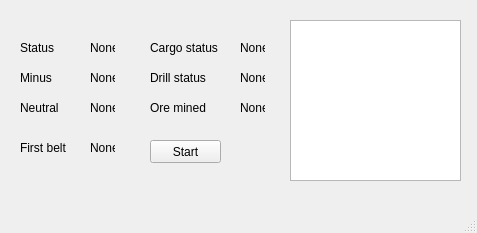
<?xml version="1.0" encoding="UTF-8"?>
<ui version="4.0">
 <class>MainWindow</class>
 <widget class="QMainWindow" name="MainWindow">
  <property name="geometry">
   <rect>
    <x>0</x>
    <y>0</y>
    <width>477</width>
    <height>233</height>
   </rect>
  </property>
  <property name="windowTitle">
   <string>MinerBot</string>
  </property>
  <widget class="QWidget" name="centralwidget">
   <widget class="QLabel" name="label_status">
    <property name="geometry">
     <rect>
      <x>20</x>
      <y>40</y>
      <width>41</width>
      <height>16</height>
     </rect>
    </property>
    <property name="text">
     <string>Status</string>
    </property>
   </widget>
   <widget class="QPushButton" name="start_button">
    <property name="geometry">
     <rect>
      <x>150</x>
      <y>140</y>
      <width>71</width>
      <height>23</height>
     </rect>
    </property>
    <property name="text">
     <string>Start</string>
    </property>
   </widget>
   <widget class="QLabel" name="status_info">
    <property name="geometry">
     <rect>
      <x>90</x>
      <y>40</y>
      <width>25</width>
      <height>16</height>
     </rect>
    </property>
    <property name="text">
     <string>None</string>
    </property>
   </widget>
   <widget class="QLabel" name="minus_info">
    <property name="geometry">
     <rect>
      <x>90</x>
      <y>70</y>
      <width>25</width>
      <height>16</height>
     </rect>
    </property>
    <property name="text">
     <string>None</string>
    </property>
   </widget>
   <widget class="QLabel" name="minus">
    <property name="geometry">
     <rect>
      <x>20</x>
      <y>70</y>
      <width>41</width>
      <height>16</height>
     </rect>
    </property>
    <property name="text">
     <string>Minus</string>
    </property>
   </widget>
   <widget class="QLabel" name="neutral_info">
    <property name="geometry">
     <rect>
      <x>90</x>
      <y>100</y>
      <width>25</width>
      <height>16</height>
     </rect>
    </property>
    <property name="text">
     <string>None</string>
    </property>
   </widget>
   <widget class="QLabel" name="neutral">
    <property name="geometry">
     <rect>
      <x>20</x>
      <y>100</y>
      <width>41</width>
      <height>16</height>
     </rect>
    </property>
    <property name="text">
     <string>Neutral</string>
    </property>
   </widget>
   <widget class="QLabel" name="first_belt_info">
    <property name="geometry">
     <rect>
      <x>90</x>
      <y>140</y>
      <width>25</width>
      <height>16</height>
     </rect>
    </property>
    <property name="text">
     <string>None</string>
    </property>
   </widget>
   <widget class="QLabel" name="first_belt">
    <property name="geometry">
     <rect>
      <x>20</x>
      <y>140</y>
      <width>51</width>
      <height>16</height>
     </rect>
    </property>
    <property name="text">
     <string>First belt</string>
    </property>
   </widget>
   <widget class="QLabel" name="cargo_info">
    <property name="geometry">
     <rect>
      <x>240</x>
      <y>40</y>
      <width>25</width>
      <height>16</height>
     </rect>
    </property>
    <property name="text">
     <string>None</string>
    </property>
   </widget>
   <widget class="QLabel" name="cargo_status">
    <property name="geometry">
     <rect>
      <x>150</x>
      <y>40</y>
      <width>71</width>
      <height>16</height>
     </rect>
    </property>
    <property name="text">
     <string>Cargo status</string>
    </property>
   </widget>
   <widget class="QLabel" name="drill_info">
    <property name="geometry">
     <rect>
      <x>240</x>
      <y>70</y>
      <width>25</width>
      <height>16</height>
     </rect>
    </property>
    <property name="text">
     <string>None</string>
    </property>
   </widget>
   <widget class="QLabel" name="drill_status">
    <property name="geometry">
     <rect>
      <x>150</x>
      <y>70</y>
      <width>71</width>
      <height>16</height>
     </rect>
    </property>
    <property name="text">
     <string>Drill status</string>
    </property>
   </widget>
   <widget class="QLabel" name="ore_info">
    <property name="geometry">
     <rect>
      <x>240</x>
      <y>100</y>
      <width>25</width>
      <height>16</height>
     </rect>
    </property>
    <property name="text">
     <string>None</string>
    </property>
   </widget>
   <widget class="QLabel" name="ore_mined">
    <property name="geometry">
     <rect>
      <x>150</x>
      <y>100</y>
      <width>71</width>
      <height>16</height>
     </rect>
    </property>
    <property name="text">
     <string>Ore mined</string>
    </property>
   </widget>
   <widget class="QListView" name="activity_view">
    <property name="geometry">
     <rect>
      <x>290</x>
      <y>20</y>
      <width>171</width>
      <height>161</height>
     </rect>
    </property>
   </widget>
  </widget>
  <widget class="QMenuBar" name="menubar">
   <property name="geometry">
    <rect>
     <x>0</x>
     <y>0</y>
     <width>477</width>
     <height>21</height>
    </rect>
   </property>
  </widget>
  <widget class="QStatusBar" name="statusbar"/>
 </widget>
 <resources/>
 <connections/>
</ui>
